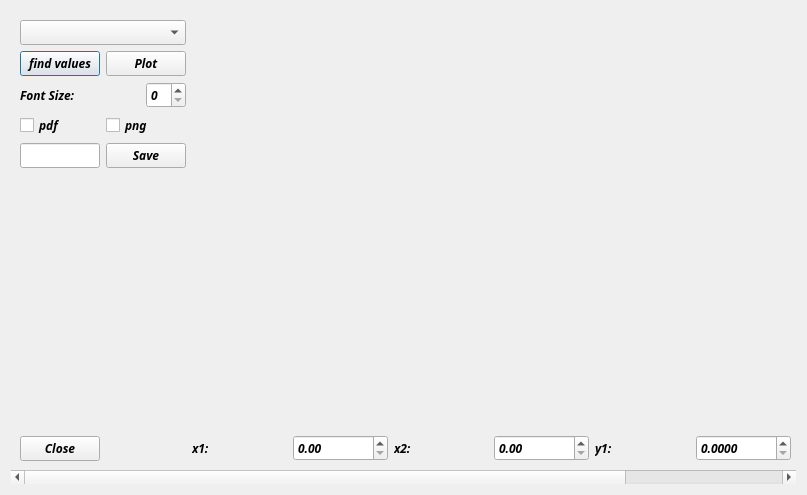
<?xml version="1.0" encoding="UTF-8"?>
<ui version="4.0">
 <class>pthreed</class>
 <widget class="QDialog" name="pthreed">
  <property name="geometry">
   <rect>
    <x>0</x>
    <y>0</y>
    <width>807</width>
    <height>495</height>
   </rect>
  </property>
  <property name="font">
   <font>
    <family>Ubuntu Mono</family>
    <weight>75</weight>
    <italic>true</italic>
    <bold>true</bold>
   </font>
  </property>
  <property name="windowTitle">
   <string>Dialog</string>
  </property>
  <layout class="QGridLayout" name="gridLayout">
   <item row="0" column="0">
    <widget class="QScrollArea" name="scrollArea">
     <property name="frameShape">
      <enum>QFrame::NoFrame</enum>
     </property>
     <property name="widgetResizable">
      <bool>true</bool>
     </property>
     <widget class="QWidget" name="scrollAreaWidgetContents">
      <property name="geometry">
       <rect>
        <x>0</x>
        <y>0</y>
        <width>1035</width>
        <height>464</height>
       </rect>
      </property>
      <layout class="QHBoxLayout" name="horizontalLayout_5">
       <item>
        <layout class="QVBoxLayout" name="verticalLayout">
         <item>
          <widget class="QComboBox" name="comboBox"/>
         </item>
         <item>
          <layout class="QHBoxLayout" name="horizontalLayout">
           <item>
            <widget class="QPushButton" name="pushButton_2">
             <property name="sizePolicy">
              <sizepolicy hsizetype="Maximum" vsizetype="Fixed">
               <horstretch>0</horstretch>
               <verstretch>0</verstretch>
              </sizepolicy>
             </property>
             <property name="text">
              <string>find values</string>
             </property>
            </widget>
           </item>
           <item>
            <widget class="QPushButton" name="pushButton_3">
             <property name="sizePolicy">
              <sizepolicy hsizetype="Maximum" vsizetype="Fixed">
               <horstretch>0</horstretch>
               <verstretch>0</verstretch>
              </sizepolicy>
             </property>
             <property name="text">
              <string>Plot</string>
             </property>
            </widget>
           </item>
          </layout>
         </item>
         <item>
          <layout class="QHBoxLayout" name="horizontalLayout_6">
           <item>
            <widget class="QLabel" name="label_5">
             <property name="text">
              <string>Font Size:</string>
             </property>
            </widget>
           </item>
           <item>
            <widget class="QSpinBox" name="spinBox">
             <property name="sizePolicy">
              <sizepolicy hsizetype="Maximum" vsizetype="Fixed">
               <horstretch>0</horstretch>
               <verstretch>0</verstretch>
              </sizepolicy>
             </property>
            </widget>
           </item>
          </layout>
         </item>
         <item>
          <layout class="QHBoxLayout" name="horizontalLayout_3">
           <item>
            <widget class="QCheckBox" name="checkBox_15">
             <property name="text">
              <string>pdf</string>
             </property>
            </widget>
           </item>
           <item>
            <widget class="QCheckBox" name="checkBox_16">
             <property name="text">
              <string>png</string>
             </property>
            </widget>
           </item>
          </layout>
         </item>
         <item>
          <layout class="QHBoxLayout" name="horizontalLayout_4">
           <item>
            <widget class="QLineEdit" name="lineEdit">
             <property name="sizePolicy">
              <sizepolicy hsizetype="Maximum" vsizetype="Fixed">
               <horstretch>0</horstretch>
               <verstretch>0</verstretch>
              </sizepolicy>
             </property>
            </widget>
           </item>
           <item>
            <widget class="QPushButton" name="pushButton_4">
             <property name="sizePolicy">
              <sizepolicy hsizetype="Maximum" vsizetype="Fixed">
               <horstretch>0</horstretch>
               <verstretch>0</verstretch>
              </sizepolicy>
             </property>
             <property name="text">
              <string>Save</string>
             </property>
            </widget>
           </item>
          </layout>
         </item>
         <item>
          <spacer name="verticalSpacer">
           <property name="orientation">
            <enum>Qt::Vertical</enum>
           </property>
           <property name="sizeHint" stdset="0">
            <size>
             <width>20</width>
             <height>40</height>
            </size>
           </property>
          </spacer>
         </item>
         <item>
          <widget class="QPushButton" name="pushButton">
           <property name="sizePolicy">
            <sizepolicy hsizetype="Maximum" vsizetype="Fixed">
             <horstretch>0</horstretch>
             <verstretch>0</verstretch>
            </sizepolicy>
           </property>
           <property name="text">
            <string>Close</string>
           </property>
          </widget>
         </item>
        </layout>
       </item>
       <item>
        <layout class="QVBoxLayout" name="verticalLayout_2">
         <item>
          <widget class="QCustomPlot" name="customPlot" native="true">
           <property name="sizePolicy">
            <sizepolicy hsizetype="MinimumExpanding" vsizetype="MinimumExpanding">
             <horstretch>0</horstretch>
             <verstretch>0</verstretch>
            </sizepolicy>
           </property>
           <property name="minimumSize">
            <size>
             <width>800</width>
             <height>300</height>
            </size>
           </property>
          </widget>
         </item>
         <item>
          <layout class="QHBoxLayout" name="horizontalLayout_2">
           <item>
            <widget class="QLabel" name="label">
             <property name="text">
              <string>x1:</string>
             </property>
            </widget>
           </item>
           <item>
            <widget class="QDoubleSpinBox" name="doubleSpinBox">
             <property name="maximum">
              <double>999.990000000000009</double>
             </property>
            </widget>
           </item>
           <item>
            <widget class="QLabel" name="label_2">
             <property name="text">
              <string>x2:</string>
             </property>
            </widget>
           </item>
           <item>
            <widget class="QDoubleSpinBox" name="doubleSpinBox_2">
             <property name="maximum">
              <double>99999.990000000005239</double>
             </property>
            </widget>
           </item>
           <item>
            <widget class="QLabel" name="label_3">
             <property name="text">
              <string>y1:</string>
             </property>
            </widget>
           </item>
           <item>
            <widget class="QDoubleSpinBox" name="doubleSpinBox_3">
             <property name="decimals">
              <number>4</number>
             </property>
             <property name="maximum">
              <double>99999.990000000005239</double>
             </property>
            </widget>
           </item>
           <item>
            <widget class="QLabel" name="label_4">
             <property name="text">
              <string>y2:</string>
             </property>
            </widget>
           </item>
           <item>
            <widget class="QDoubleSpinBox" name="doubleSpinBox_4">
             <property name="decimals">
              <number>4</number>
             </property>
             <property name="maximum">
              <double>99999.990000000005239</double>
             </property>
            </widget>
           </item>
          </layout>
         </item>
        </layout>
       </item>
      </layout>
     </widget>
    </widget>
   </item>
  </layout>
 </widget>
 <customwidgets>
  <customwidget>
   <class>QCustomPlot</class>
   <extends>QWidget</extends>
   <header>qcustomplot.h</header>
   <container>1</container>
  </customwidget>
 </customwidgets>
 <resources/>
 <connections>
  <connection>
   <sender>pushButton</sender>
   <signal>clicked()</signal>
   <receiver>pthreed</receiver>
   <slot>close()</slot>
   <hints>
    <hint type="sourcelabel">
     <x>135</x>
     <y>359</y>
    </hint>
    <hint type="destinationlabel">
     <x>192</x>
     <y>374</y>
    </hint>
   </hints>
  </connection>
 </connections>
</ui>
